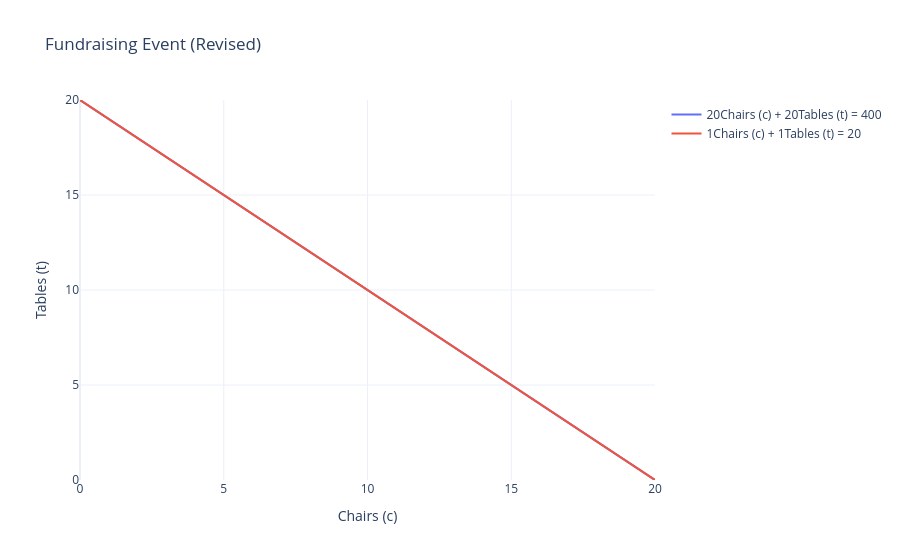

The cell this chart's notebook holds for it:
### Markdown cell above
### Graphically

### Code cell
A = [[20, 20], [1, 1]]
b = [400, 20]
fig = exe.visual_solve_2d(A, b, labels=['Chairs (c)', 'Tables (t)'], title='Fundraising Event (Revised)', x_range=(0, 20))
fig.show()
